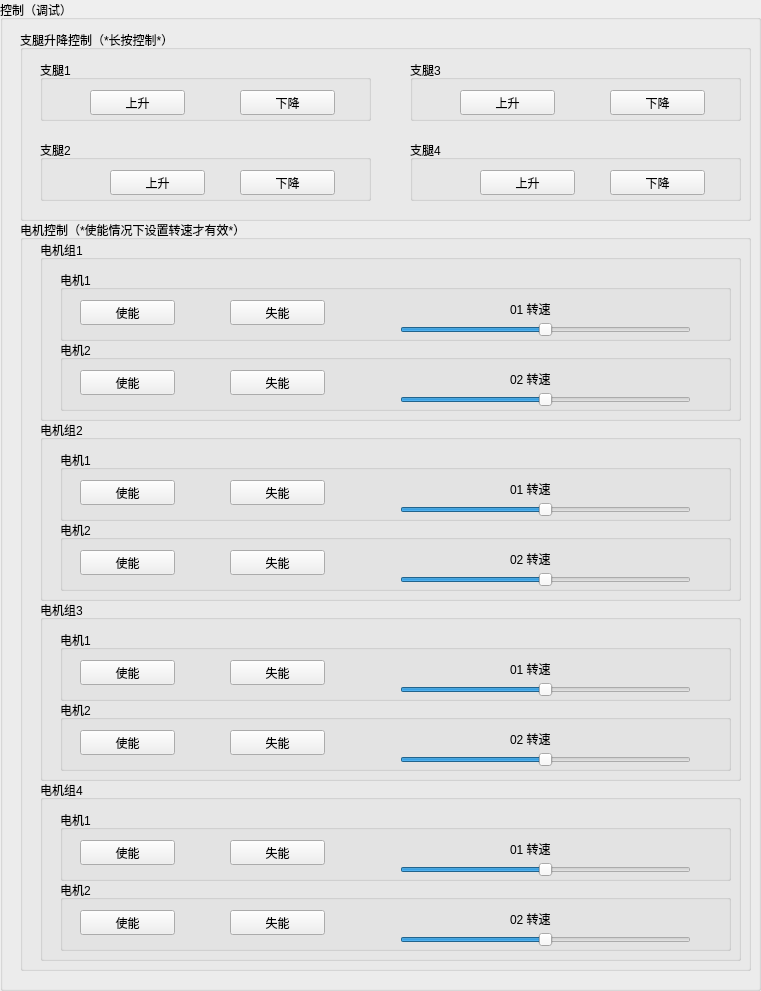
     <widget class="QGroupBox" name="controlGroup_2">
      <property name="geometry">
       <rect>
        <x>1110</x>
        <y>0</y>
        <width>761</width>
        <height>991</height>
       </rect>
      </property>
      <property name="title">
       <string>控制（调试）</string>
      </property>
      <widget class="QGroupBox" name="groupBox_41">
       <property name="geometry">
        <rect>
         <x>20</x>
         <y>30</y>
         <width>731</width>
         <height>191</height>
        </rect>
       </property>
       <property name="title">
        <string>支腿升降控制（*长按控制*）</string>
       </property>
       <widget class="QGroupBox" name="groupBox_42">
        <property name="geometry">
         <rect>
          <x>20</x>
          <y>30</y>
          <width>331</width>
          <height>61</height>
         </rect>
        </property>
        <property name="title">
         <string>支腿1</string>
        </property>
        <widget class="QPushButton" name="pushButton_19">
         <property name="geometry">
          <rect>
           <x>50</x>
           <y>30</y>
           <width>95</width>
           <height>25</height>
          </rect>
         </property>
         <property name="text">
          <string>上升</string>
         </property>
        </widget>
        <widget class="QPushButton" name="pushButton_20">
         <property name="geometry">
          <rect>
           <x>200</x>
           <y>30</y>
           <width>95</width>
           <height>25</height>
          </rect>
         </property>
         <property name="text">
          <string>下降</string>
         </property>
        </widget>
       </widget>
       <widget class="QGroupBox" name="groupBox_43">
        <property name="geometry">
         <rect>
          <x>20</x>
          <y>110</y>
          <width>331</width>
          <height>61</height>
         </rect>
        </property>
        <property name="title">
         <string>支腿2</string>
        </property>
        <widget class="QPushButton" name="pushButton_21">
         <property name="geometry">
          <rect>
           <x>70</x>
           <y>30</y>
           <width>95</width>
           <height>25</height>
          </rect>
         </property>
         <property name="text">
          <string>上升</string>
         </property>
        </widget>
        <widget class="QPushButton" name="pushButton_22">
         <property name="geometry">
          <rect>
           <x>200</x>
           <y>30</y>
           <width>95</width>
           <height>25</height>
          </rect>
         </property>
         <property name="text">
          <string>下降</string>
         </property>
        </widget>
       </widget>
       <widget class="QGroupBox" name="groupBox_44">
        <property name="geometry">
         <rect>
          <x>390</x>
          <y>110</y>
          <width>331</width>
          <height>61</height>
         </rect>
        </property>
        <property name="title">
         <string>支腿4</string>
        </property>
        <widget class="QPushButton" name="pushButton_23">
         <property name="geometry">
          <rect>
           <x>70</x>
           <y>30</y>
           <width>95</width>
           <height>25</height>
          </rect>
         </property>
         <property name="text">
          <string>上升</string>
         </property>
        </widget>
        <widget class="QPushButton" name="pushButton_24">
         <property name="geometry">
          <rect>
           <x>200</x>
           <y>30</y>
           <width>95</width>
           <height>25</height>
          </rect>
         </property>
         <property name="text">
          <string>下降</string>
         </property>
        </widget>
       </widget>
       <widget class="QGroupBox" name="groupBox_45">
        <property name="geometry">
         <rect>
          <x>390</x>
          <y>30</y>
          <width>331</width>
          <height>61</height>
         </rect>
        </property>
        <property name="title">
         <string>支腿3</string>
        </property>
        <widget class="QPushButton" name="pushButton_25">
         <property name="geometry">
          <rect>
           <x>50</x>
           <y>30</y>
           <width>95</width>
           <height>25</height>
          </rect>
         </property>
         <property name="text">
          <string>上升</string>
         </property>
        </widget>
        <widget class="QPushButton" name="pushButton_26">
         <property name="geometry">
          <rect>
           <x>200</x>
           <y>30</y>
           <width>95</width>
           <height>25</height>
          </rect>
         </property>
         <property name="text">
          <string>下降</string>
         </property>
        </widget>
       </widget>
      </widget>
      <widget class="QGroupBox" name="groupBox_46">
       <property name="geometry">
        <rect>
         <x>20</x>
         <y>220</y>
         <width>731</width>
         <height>751</height>
        </rect>
       </property>
       <property name="title">
        <string>电机控制（*使能情况下设置转速才有效*）</string>
       </property>
       <widget class="QGroupBox" name="groupBox_47">
        <property name="geometry">
         <rect>
          <x>20</x>
          <y>20</y>
          <width>701</width>
          <height>181</height>
         </rect>
        </property>
        <property name="title">
         <string>电机组1</string>
        </property>
        <widget class="QGroupBox" name="groupBox_60">
         <property name="geometry">
          <rect>
           <x>20</x>
           <y>30</y>
           <width>671</width>
           <height>71</height>
          </rect>
         </property>
         <property name="title">
          <string>电机1</string>
         </property>
         <widget class="QPushButton" name="pushButton_27">
          <property name="geometry">
           <rect>
            <x>20</x>
            <y>30</y>
            <width>95</width>
            <height>25</height>
           </rect>
          </property>
          <property name="text">
           <string>使能</string>
          </property>
         </widget>
         <widget class="QPushButton" name="pushButton_28">
          <property name="geometry">
           <rect>
            <x>170</x>
            <y>30</y>
            <width>95</width>
            <height>25</height>
           </rect>
          </property>
          <property name="text">
           <string>失能</string>
          </property>
         </widget>
         <widget class="QSlider" name="horizontalSlider_9">
          <property name="geometry">
           <rect>
            <x>340</x>
            <y>50</y>
            <width>291</width>
            <height>20</height>
           </rect>
          </property>
          <property name="minimum">
           <number>-10000</number>
          </property>
          <property name="maximum">
           <number>10000</number>
          </property>
          <property name="orientation">
           <enum>Qt::Horizontal</enum>
          </property>
         </widget>
         <widget class="QLabel" name="label_61">
          <property name="geometry">
           <rect>
            <x>450</x>
            <y>30</y>
            <width>67</width>
            <height>17</height>
           </rect>
          </property>
          <property name="text">
           <string>01 转速</string>
          </property>
          <property name="scaledContents">
           <bool>false</bool>
          </property>
         </widget>
        </widget>
        <widget class="QGroupBox" name="groupBox_61">
         <property name="geometry">
          <rect>
           <x>20</x>
           <y>100</y>
           <width>671</width>
           <height>71</height>
          </rect>
         </property>
         <property name="title">
          <string>电机2</string>
         </property>
         <widget class="QPushButton" name="pushButton_29">
          <property name="geometry">
           <rect>
            <x>20</x>
            <y>30</y>
            <width>95</width>
            <height>25</height>
           </rect>
          </property>
          <property name="text">
           <string>使能</string>
          </property>
         </widget>
         <widget class="QPushButton" name="pushButton_30">
          <property name="geometry">
           <rect>
            <x>170</x>
            <y>30</y>
            <width>95</width>
            <height>25</height>
           </rect>
          </property>
          <property name="text">
           <string>失能</string>
          </property>
         </widget>
         <widget class="QSlider" name="horizontalSlider_10">
          <property name="geometry">
           <rect>
            <x>340</x>
            <y>50</y>
            <width>291</width>
            <height>20</height>
           </rect>
          </property>
          <property name="minimum">
           <number>-10000</number>
          </property>
          <property name="maximum">
           <number>10000</number>
          </property>
          <property name="orientation">
           <enum>Qt::Horizontal</enum>
          </property>
         </widget>
         <widget class="QLabel" name="label_62">
          <property name="geometry">
           <rect>
            <x>450</x>
            <y>30</y>
            <width>67</width>
            <height>17</height>
           </rect>
          </property>
          <property name="text">
           <string>02 转速</string>
          </property>
          <property name="scaledContents">
           <bool>false</bool>
          </property>
         </widget>
        </widget>
       </widget>
       <widget class="QGroupBox" name="groupBox_48">
        <property name="geometry">
         <rect>
          <x>20</x>
          <y>200</y>
          <width>701</width>
          <height>181</height>
         </rect>
        </property>
        <property name="title">
         <string>电机组2</string>
        </property>
        <widget class="QGroupBox" name="groupBox_62">
         <property name="geometry">
          <rect>
           <x>20</x>
           <y>30</y>
           <width>671</width>
           <height>71</height>
          </rect>
         </property>
         <property name="title">
          <string>电机1</string>
         </property>
         <widget class="QPushButton" name="pushButton_31">
          <property name="geometry">
           <rect>
            <x>20</x>
            <y>30</y>
            <width>95</width>
            <height>25</height>
           </rect>
          </property>
          <property name="text">
           <string>使能</string>
          </property>
         </widget>
         <widget class="QPushButton" name="pushButton_32">
          <property name="geometry">
           <rect>
            <x>170</x>
            <y>30</y>
            <width>95</width>
            <height>25</height>
           </rect>
          </property>
          <property name="text">
           <string>失能</string>
          </property>
         </widget>
         <widget class="QSlider" name="horizontalSlider_11">
          <property name="geometry">
           <rect>
            <x>340</x>
            <y>50</y>
            <width>291</width>
            <height>20</height>
           </rect>
          </property>
          <property name="minimum">
           <number>-10000</number>
          </property>
          <property name="maximum">
           <number>10000</number>
          </property>
          <property name="orientation">
           <enum>Qt::Horizontal</enum>
          </property>
         </widget>
         <widget class="QLabel" name="label_63">
          <property name="geometry">
           <rect>
            <x>450</x>
            <y>30</y>
            <width>67</width>
            <height>17</height>
           </rect>
          </property>
          <property name="text">
           <string>01 转速</string>
          </property>
          <property name="scaledContents">
           <bool>false</bool>
          </property>
         </widget>
        </widget>
        <widget class="QGroupBox" name="groupBox_63">
         <property name="geometry">
          <rect>
           <x>20</x>
           <y>100</y>
           <width>671</width>
           <height>71</height>
          </rect>
         </property>
         <property name="title">
          <string>电机2</string>
         </property>
         <widget class="QPushButton" name="pushButton_33">
          <property name="geometry">
           <rect>
            <x>20</x>
            <y>30</y>
            <width>95</width>
            <height>25</height>
           </rect>
          </property>
          <property name="text">
           <string>使能</string>
          </property>
         </widget>
         <widget class="QPushButton" name="pushButton_34">
          <property name="geometry">
           <rect>
            <x>170</x>
            <y>30</y>
            <width>95</width>
            <height>25</height>
           </rect>
          </property>
          <property name="text">
           <string>失能</string>
          </property>
         </widget>
         <widget class="QSlider" name="horizontalSlider_12">
          <property name="geometry">
           <rect>
            <x>340</x>
            <y>50</y>
            <width>291</width>
            <height>20</height>
           </rect>
          </property>
          <property name="minimum">
           <number>-10000</number>
          </property>
          <property name="maximum">
           <number>10000</number>
          </property>
          <property name="orientation">
           <enum>Qt::Horizontal</enum>
          </property>
         </widget>
         <widget class="QLabel" name="label_64">
          <property name="geometry">
           <rect>
            <x>450</x>
            <y>30</y>
            <width>67</width>
            <height>17</height>
           </rect>
          </property>
          <property name="text">
           <string>02 转速</string>
          </property>
          <property name="scaledContents">
           <bool>false</bool>
          </property>
         </widget>
        </widget>
       </widget>
       <widget class="QGroupBox" name="groupBox_49">
        <property name="geometry">
         <rect>
          <x>20</x>
          <y>380</y>
          <width>701</width>
          <height>181</height>
         </rect>
        </property>
        <property name="title">
         <string>电机组3</string>
        </property>
        <widget class="QGroupBox" name="groupBox_64">
         <property name="geometry">
          <rect>
           <x>20</x>
           <y>30</y>
           <width>671</width>
           <height>71</height>
          </rect>
         </property>
         <property name="title">
          <string>电机1</string>
         </property>
         <widget class="QPushButton" name="pushButton_58">
          <property name="geometry">
           <rect>
            <x>20</x>
            <y>30</y>
            <width>95</width>
            <height>25</height>
           </rect>
          </property>
          <property name="text">
           <string>使能</string>
          </property>
         </widget>
         <widget class="QPushButton" name="pushButton_59">
          <property name="geometry">
           <rect>
            <x>170</x>
            <y>30</y>
            <width>95</width>
            <height>25</height>
           </rect>
          </property>
          <property name="text">
           <string>失能</string>
          </property>
         </widget>
         <widget class="QSlider" name="horizontalSlider_13">
          <property name="geometry">
           <rect>
            <x>340</x>
            <y>50</y>
            <width>291</width>
            <height>20</height>
           </rect>
          </property>
          <property name="minimum">
           <number>-10000</number>
          </property>
          <property name="maximum">
           <number>10000</number>
          </property>
          <property name="orientation">
           <enum>Qt::Horizontal</enum>
          </property>
         </widget>
         <widget class="QLabel" name="label_65">
          <property name="geometry">
           <rect>
            <x>450</x>
            <y>30</y>
            <width>67</width>
            <height>17</height>
           </rect>
          </property>
          <property name="text">
           <string>01 转速</string>
          </property>
          <property name="scaledContents">
           <bool>false</bool>
          </property>
         </widget>
        </widget>
        <widget class="QGroupBox" name="groupBox_65">
         <property name="geometry">
          <rect>
           <x>20</x>
           <y>100</y>
           <width>671</width>
           <height>71</height>
          </rect>
         </property>
         <property name="title">
          <string>电机2</string>
         </property>
         <widget class="QPushButton" name="pushButton_60">
          <property name="geometry">
           <rect>
            <x>20</x>
            <y>30</y>
            <width>95</width>
            <height>25</height>
           </rect>
          </property>
          <property name="text">
           <string>使能</string>
          </property>
         </widget>
         <widget class="QPushButton" name="pushButton_61">
          <property name="geometry">
           <rect>
            <x>170</x>
            <y>30</y>
            <width>95</width>
            <height>25</height>
           </rect>
          </property>
          <property name="text">
           <string>失能</string>
          </property>
         </widget>
         <widget class="QSlider" name="horizontalSlider_14">
          <property name="geometry">
           <rect>
            <x>340</x>
            <y>50</y>
            <width>291</width>
            <height>20</height>
           </rect>
          </property>
          <property name="minimum">
           <number>-10000</number>
          </property>
          <property name="maximum">
           <number>10000</number>
          </property>
          <property name="orientation">
           <enum>Qt::Horizontal</enum>
          </property>
         </widget>
         <widget class="QLabel" name="label_66">
          <property name="geometry">
           <rect>
            <x>450</x>
            <y>30</y>
            <width>67</width>
            <height>17</height>
           </rect>
          </property>
          <property name="text">
           <string>02 转速</string>
          </property>
          <property name="scaledContents">
           <bool>false</bool>
          </property>
         </widget>
        </widget>
       </widget>
       <widget class="QGroupBox" name="groupBox_50">
        <property name="geometry">
         <rect>
          <x>20</x>
          <y>560</y>
          <width>701</width>
          <height>181</height>
         </rect>
        </property>
        <property name="title">
         <string>电机组4</string>
        </property>
        <widget class="QGroupBox" name="groupBox_66">
         <property name="geometry">
          <rect>
           <x>20</x>
           <y>30</y>
           <width>671</width>
           <height>71</height>
          </rect>
         </property>
         <property name="title">
          <string>电机1</string>
         </property>
         <widget class="QPushButton" name="pushButton_62">
          <property name="geometry">
           <rect>
            <x>20</x>
            <y>30</y>
            <width>95</width>
            <height>25</height>
           </rect>
          </property>
          <property name="text">
           <string>使能</string>
          </property>
         </widget>
         <widget class="QPushButton" name="pushButton_63">
          <property name="geometry">
           <rect>
            <x>170</x>
            <y>30</y>
            <width>95</width>
            <height>25</height>
           </rect>
          </property>
          <property name="text">
           <string>失能</string>
          </property>
         </widget>
         <widget class="QSlider" name="horizontalSlider_15">
          <property name="geometry">
           <rect>
            <x>340</x>
            <y>50</y>
            <width>291</width>
            <height>20</height>
           </rect>
          </property>
          <property name="minimum">
           <number>-10000</number>
          </property>
          <property name="maximum">
           <number>10000</number>
          </property>
          <property name="orientation">
           <enum>Qt::Horizontal</enum>
          </property>
         </widget>
         <widget class="QLabel" name="label_67">
          <property name="geometry">
           <rect>
            <x>450</x>
            <y>30</y>
            <width>67</width>
            <height>17</height>
           </rect>
          </property>
          <property name="text">
           <string>01 转速</string>
          </property>
          <property name="scaledContents">
           <bool>false</bool>
          </property>
         </widget>
        </widget>
        <widget class="QGroupBox" name="groupBox_67">
         <property name="geometry">
          <rect>
           <x>20</x>
           <y>100</y>
           <width>671</width>
           <height>71</height>
          </rect>
         </property>
         <property name="title">
          <string>电机2</string>
         </property>
         <widget class="QPushButton" name="pushButton_64">
          <property name="geometry">
           <rect>
            <x>20</x>
            <y>30</y>
            <width>95</width>
            <height>25</height>
           </rect>
          </property>
          <property name="text">
           <string>使能</string>
          </property>
         </widget>
         <widget class="QPushButton" name="pushButton_65">
          <property name="geometry">
           <rect>
            <x>170</x>
            <y>30</y>
            <width>95</width>
            <height>25</height>
           </rect>
          </property>
          <property name="text">
           <string>失能</string>
          </property>
         </widget>
         <widget class="QSlider" name="horizontalSlider_16">
          <property name="geometry">
           <rect>
            <x>340</x>
            <y>50</y>
            <width>291</width>
            <height>20</height>
           </rect>
          </property>
          <property name="minimum">
           <number>-10000</number>
          </property>
          <property name="maximum">
           <number>10000</number>
          </property>
          <property name="orientation">
           <enum>Qt::Horizontal</enum>
          </property>
         </widget>
         <widget class="QLabel" name="label_68">
          <property name="geometry">
           <rect>
            <x>450</x>
            <y>30</y>
            <width>67</width>
            <height>17</height>
           </rect>
          </property>
          <property name="text">
           <string>02 转速</string>
          </property>
          <property name="scaledContents">
           <bool>false</bool>
          </property>
         </widget>
        </widget>
       </widget>
      </widget>
     </widget>
